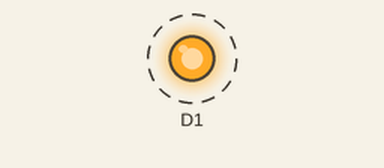
Simulated run of this sketch. Board: ESP8266 (NodeMCU). On the bench: output pins drawn as LEDs (lit = HIGH). Dashed ring = blinking.

Above: at 0.05 s.
Timing chart, 0 to 3.0 s (numbered marks = the images above):
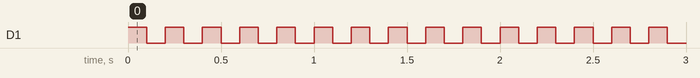

The sketch:

sketch_mar20a.ino
```cpp
void setup() {
  // put your setup code here, to run once:
  pinMode(D1,OUTPUT);

}

void loop() {
  // put your main code here, to run repeatedly:
  digitalWrite(D1,1);
  delay(100);
  digitalWrite(D1,0);
  delay(100);

}
```

Measured:
- by itself, D1: alternates HIGH for 0.10 s and LOW for 0.10 s
